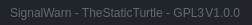
              <widget class="QFrame" name="frame_grip">
               <property name="minimumSize">
                <size>
                 <width>0</width>
                 <height>25</height>
                </size>
               </property>
               <property name="maximumSize">
                <size>
                 <width>16777215</width>
                 <height>25</height>
                </size>
               </property>
               <property name="styleSheet">
                <string notr="true">background-color: rgb(33, 37, 43);</string>
               </property>
               <property name="frameShape">
                <enum>QFrame::NoFrame</enum>
               </property>
               <property name="frameShadow">
                <enum>QFrame::Raised</enum>
               </property>
               <layout class="QHBoxLayout" name="horizontalLayout_6">
                <property name="spacing">
                 <number>0</number>
                </property>
                <property name="leftMargin">
                 <number>0</number>
                </property>
                <property name="topMargin">
                 <number>0</number>
                </property>
                <property name="rightMargin">
                 <number>2</number>
                </property>
                <property name="bottomMargin">
                 <number>0</number>
                </property>
                <item>
                 <widget class="QFrame" name="frame_label_bottom">
                  <property name="frameShape">
                   <enum>QFrame::NoFrame</enum>
                  </property>
                  <property name="frameShadow">
                   <enum>QFrame::Raised</enum>
                  </property>
                  <layout class="QHBoxLayout" name="horizontalLayout_7">
                   <property name="spacing">
                    <number>0</number>
                   </property>
                   <property name="leftMargin">
                    <number>10</number>
                   </property>
                   <property name="topMargin">
                    <number>0</number>
                   </property>
                   <property name="rightMargin">
                    <number>10</number>
                   </property>
                   <property name="bottomMargin">
                    <number>0</number>
                   </property>
                   <item>
                    <widget class="QLabel" name="label_credits">
                     <property name="font">
                      <font/>
                     </property>
                     <property name="styleSheet">
                      <string notr="true">color: rgb(98, 103, 111);</string>
                     </property>
                     <property name="text">
                      <string>SignalWarn - TheStaticTurtle - GPL3</string>
                     </property>
                    </widget>
                   </item>
                   <item>
                    <widget class="QLabel" name="label_version">
                     <property name="maximumSize">
                      <size>
                       <width>100</width>
                       <height>16777215</height>
                      </size>
                     </property>
                     <property name="font">
                      <font/>
                     </property>
                     <property name="styleSheet">
                      <string notr="true">color: rgb(98, 103, 111);</string>
                     </property>
                     <property name="text">
                      <string>V1.0.0</string>
                     </property>
                     <property name="alignment">
                      <set>Qt::AlignRight|Qt::AlignTrailing|Qt::AlignVCenter</set>
                     </property>
                    </widget>
                   </item>
                  </layout>
                 </widget>
                </item>
                <item>
                 <widget class="QFrame" name="frame_size_grip">
                  <property name="maximumSize">
                   <size>
                    <width>20</width>
                    <height>20</height>
                   </size>
                  </property>
                  <property name="styleSheet">
                   <string notr="true">QSizeGrip {
	background-image: url(:/16x16/icons/16x16/cil-size-grip.png);
	background-position: center;
	background-repeat: no-reperat;
}</string>
                  </property>
                  <property name="frameShape">
                   <enum>QFrame::NoFrame</enum>
                  </property>
                  <property name="frameShadow">
                   <enum>QFrame::Raised</enum>
                  </property>
                 </widget>
                </item>
               </layout>
              </widget>
